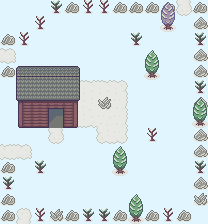

This game map was drawn from its Tiled (.tmx) file and the tilesets committed beside it. A one-line description and the trimmed map source follow:
An orthogonal 13x14 tile map with 16x16 px tiles, 2 tile layers (Tile Layer 1, Tile Layer 2), 4 tilesets and 10 objects (5x Door, 2x NPC).

<map version="1.9" tiledversion="1.9.0" orientation="orthogonal" renderorder="right-down" width="13" height="14" tilewidth="16" tileheight="16" infinite="0" backgroundcolor="#e1f5fe" nextlayerid="10" nextobjectid="52">
 <properties>
  <property name="has-hints" type="bool" value="true" />
  <property name="map-name" value="Mitsu Forest" />
  <property name="music" value="forest" />
 </properties>
 <tileset firstgid="1" source="../tilesets/outdoor-1.tsx" />
 <tileset firstgid="129" source="../tilesets/monsters.tsx" />
 <tileset firstgid="204" source="../tilesets/basic.tsx" />
 <tileset firstgid="228" source="../tilesets/npc_common.tsx" />
 <layer id="1" name="Tile Layer 1" width="13" height="14">
  <data>[182 cells, 64 non-empty, 19 distinct tile ids]</data>
 </layer>
 <objectgroup id="9" name="npc">
  <object id="47" class="NPC" gid="277" x="96" y="128" width="16" height="16">
   <properties>
    <property name="action" value="(dialog '((&quot;/&quot; &quot;Hello, I'm a workers of the Kingdom.\nI'm smoothing this rock so it doesn't hurt anymore.\nA lot of people complain about these rocks, I'm sorry.&quot;)))" />
   </properties>
  </object>
  <object id="48" class="NPC" gid="279" x="112" y="112" width="16" height="16">
   <properties>
    <property name="action" value="(dialog '((&quot;/&quot; &quot;Maybe one day these rocks will all be nice and smooth, but today is not that day.&quot;)))" />
   </properties>
  </object>
 </objectgroup>
 <layer id="6" name="Tile Layer 2" width="13" height="14">
  <data>[182 cells, 22 non-empty, 19 distinct tile ids]</data>
 </layer>
 <objectgroup id="8" name="items">
  <object id="45" gid="71" x="0" y="144" width="16" height="16">
   <properties>
    <property name="action" value="(dialog '((&quot;/_1&quot; &quot;← Pharmacy&quot;)))" />
   </properties>
  </object>
  <object id="49" gid="24" x="128" y="128" width="16" height="16">
   <properties>
    <property name="action" value="(dialog '((&quot;I guess this rock has just been smoothed out.&quot;)))" />
   </properties>
  </object>
  <object id="51" gid="226" x="16" y="160" width="16" height="16">
   <properties>
    <property name="actionOnEvent" value="(if (visited-room &quot;15&quot;) (delete-me))" />
   </properties>
  </object>
 </objectgroup>
 <objectgroup id="2" name="spawn points">
  <object id="34" class="Door" x="176" y="0" width="16" height="16">
   <properties>
    <property name="roomId" value="16" />
   </properties>
  </object>
  <object id="35" class="Door" x="0" y="48" width="16" height="16">
   <properties>
    <property name="orientation" type="int" value="2" />
    <property name="roomId" value="15/2" />
   </properties>
  </object>
  <object id="36" class="Door" x="0" y="144" width="16" height="16">
   <properties>
    <property name="orientation" type="int" value="2" />
    <property name="roomId" value="15/1" />
   </properties>
  </object>
  <object id="37" class="Door" x="16" y="208" width="16" height="16">
   <properties>
    <property name="mainDoor" type="bool" value="true" />
    <property name="orientation" type="int" value="1" />
    <property name="roomId" value="12" />
   </properties>
  </object>
  <object id="46" class="Door" x="48" y="128" width="16" height="16">
   <properties>
    <property name="roomId" value="14_house" />
   </properties>
  </object>
 </objectgroup>
</map>
